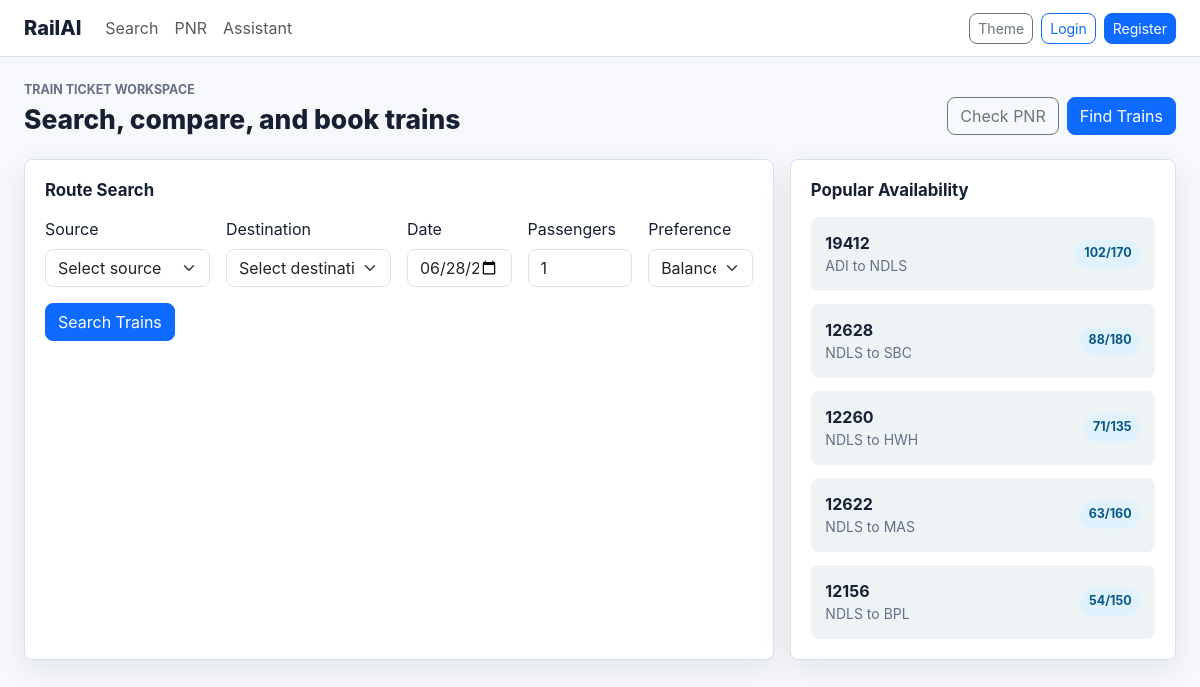
The page / on the database its author committed.
### app/models.py (models this page shows, shortened)
class Train(db.Model):
    __tablename__ = "trains"
    id = db.Column(db.Integer, primary_key=True)
    number = db.Column(db.String(20), unique=True, nullable=False, index=True)
    name = db.Column(db.String(160), nullable=False)
    source_station_id = db.Column(db.Integer, db.ForeignKey("stations.id"), nullable=False)
    destination_station_id = db.Column(db.Integer, db.ForeignKey("stations.id"), nullable=False)
    departure_time = db.Column(db.Time, nullable=False)
    arrival_time = db.Column(db.Time, nullable=False)
    duration_minutes = db.Column(db.Integer, nullable=False)
    fare = db.Column(db.Numeric(10, 2), nullable=False)
    seats_total = db.Column(db.Integer, nullable=False, default=120)
    seats_available = db.Column(db.Integer, nullable=False, default=120)
    runs_on = db.Column(db.String(80), nullable=False, default="Daily")
    status = db.Column(db.String(30), nullable=False, default="ACTIVE")
    created_at = db.Column(db.DateTime(timezone=True), default=utcnow, nullable=False)
    source_station = db.relationship(
        "Station",
        foreign_keys=[source_station_id],
        back_populates="departures",
    )
    destination_station = db.relationship(
        "Station",
        foreign_keys=[destination_station_id],
        back_populates="arrivals",
    )
    bookings = db.relationship("Booking", back_populates="train")
    availability_snapshots = db.relationship("AvailabilitySnapshot", back_populates="train")

class Station(db.Model):
    __tablename__ = "stations"
    id = db.Column(db.Integer, primary_key=True)
    code = db.Column(db.String(12), unique=True, nullable=False, index=True)
    name = db.Column(db.String(120), nullable=False)
    city = db.Column(db.String(120), nullable=False)
    departures = db.relationship(
        "Train",
        foreign_keys="Train.source_station_id",
        back_populates="source_station",
    )
    arrivals = db.relationship(
        "Train",
        foreign_keys="Train.destination_station_id",
        back_populates="destination_station",
    )

### app/routes.py (the view, shortened to what this page needs)
@main_bp.route("/")
def index():
    stations = Station.query.order_by(Station.city.asc(), Station.name.asc()).all()
    popular_trains = Train.query.filter_by(status="ACTIVE").order_by(Train.seats_available.desc()).limit(5).all()
    recent_bookings = []
    return render_template(
        "index.html",
        stations=stations,
        popular_trains=popular_trains,
        recent_bookings=recent_bookings,
    )

### app/routes.py (called while the page is built)
@main_bp.app_context_processor
def inject_common_values():
    return {"today_iso": date.today().isoformat()}

### app/templates/index.html (shortened to what this page needs)
{% extends "base.html" %}
{% block content %}
<section class="container-fluid px-3 px-lg-4 py-4">
    <div class="page-header">
        <div>
            <p class="eyebrow">Train ticket workspace</p>
            <h1>Search, compare, and book trains</h1>
        </div>
        <div class="header-actions">
            <a class="btn btn-outline-secondary" href="{{ url_for('main.pnr_status') }}">Check PNR</a>
            <a class="btn btn-primary" href="{{ url_for('main.search') }}">Find Trains</a>
        </div>
    </div>
    <div class="layout-grid mt-4">
        <section class="surface search-surface">
            <h2>Route Search</h2>
            <form class="row g-3" method="post" action="{{ url_for('main.search') }}">
                <div class="col-md-6 col-xl-3">
                    <label class="form-label" for="source_id">Source</label>
                    <select class="form-select" id="source_id" name="source_id" required>
                        <option value="">Select source</option>
                    </select>
                </div>
                <div class="col-md-6 col-xl-3">
                    <label class="form-label" for="destination_id">Destination</label>
                    <select class="form-select" id="destination_id" name="destination_id" required>
                        <option value="">Select destination</option>
                    </select>
                </div>
                <div class="col-sm-6 col-xl-2">
                    <label class="form-label" for="travel_date">Date</label>
                    <input class="form-control" id="travel_date" name="travel_date" type="date" min="{{ today_iso }}" value="{{ today_iso }}" required>
                </div>
                <div class="col-sm-6 col-xl-2">
                    <label class="form-label" for="passengers">Passengers</label>
                    <input class="form-control" id="passengers" name="passengers" type="number" min="1" max="6" value="1" required>
                </div>
                <div class="col-xl-2">
                    <label class="form-label" for="preference">Preference</label>
                    <select class="form-select" id="preference" name="preference">
                        <option value="balanced">Balanced</option>
                    </select>
                </div>
                <div class="col-12">
                    <button class="btn btn-primary" type="submit">Search Trains</button>
                </div>
            </form>
        </section>
        <aside class="surface">
            <h2>Popular Availability</h2>
            <div class="stack-list">
                {% for train in popular_trains %}
                    <a class="list-row" href="{{ url_for('main.search', source_id=train.source_station_id, destination_id=train.destination_station_id, travel_date=today_iso, passengers=1, preference='availability') }}">
                        <span>
                            <strong>{{ train.number }}</strong>
                            <small>{{ train.source_station.code }} to {{ train.destination_station.code }}</small>
                        </span>
                        <span class="availability-pill">{{ train.seats_available }}/{{ train.seats_total }}</span>
                    </a>
                {% endfor %}
            </div>
        </aside>
    </div>
</section>
{% endblock %}

### app/static/css/styles.css (style rules this page uses)
:root { --app-bg: #f6f8fb; --app-surface: #ffffff; --app-surface-alt: #eef4f6; --app-border: #d9e1e8; --app-text: #172033; --app-muted: #667085; --app-primary: #0f6bff; --app-primary-dark: #0a4fbd; --app-green: #15803d; --app-amber: #b45309; --app-red: #b42318; --app-radius: 8px; --app-shadow: 0 10px 30px rgba(15, 23, 42, 0.08); }
body { min-height: 100vh; background: var(--app-bg); color: var(--app-text); font-family: Inter, ui-sans-serif, system-ui, -apple-system, BlinkMacSystemFont, "Segoe UI", sans-serif; }
a { text-decoration: none; }
h1, h2, h3, p { overflow-wrap: anywhere; }
.page-header { display: flex; align-items: flex-end; justify-content: space-between; gap: 1rem; }
.page-header h1 { margin: 0; font-size: clamp(1.65rem, 2vw, 2.15rem); font-weight: 800; }
.eyebrow { margin: 0 0 0.25rem; color: var(--app-muted); font-size: 0.78rem; font-weight: 700; text-transform: uppercase; }
.header-actions { display: flex; flex-wrap: wrap; gap: 0.5rem; justify-content: flex-end; }
.surface, .metric-card, .result-card { background: var(--app-surface); border: 1px solid var(--app-border); border-radius: var(--app-radius); box-shadow: var(--app-shadow); }
.surface { padding: 1.25rem; }
.surface h2 { margin: 0 0 1rem; font-size: 1.05rem; font-weight: 750; }
.layout-grid { display: grid; grid-template-columns: minmax(0, 1.65fr) minmax(300px, 0.85fr); gap: 1rem; align-items: start; }
.search-surface { min-height: 100%; }
.stack-list, .stack-form { display: grid; gap: 0.8rem; }
.list-row { display: flex; align-items: center; justify-content: space-between; gap: 1rem; padding: 0.85rem; color: var(--app-text); background: var(--app-surface-alt); border: 1px solid transparent; border-radius: var(--app-radius); }
.list-row span { min-width: 0; }
.list-row strong, .list-row small { display: block; }
.list-row small, .route-line, .result-footer p, .summary-list dt, .timeline span { color: var(--app-muted); }
.availability-pill, .status { display: inline-flex; align-items: center; justify-content: center; min-height: 1.75rem; padding: 0.2rem 0.55rem; border-radius: 999px; font-size: 0.78rem; font-weight: 750; white-space: nowrap; }
.availability-pill { color: #075985; background: #e0f2fe; }
.btn-primary { --bs-btn-bg: var(--app-primary); --bs-btn-border-color: var(--app-primary); --bs-btn-hover-bg: var(--app-primary-dark); --bs-btn-hover-border-color: var(--app-primary-dark); }
.form-control, .form-select, .btn { border-radius: var(--app-radius); }

### rows shown on the page
Train: number "19412", source_station.code "ADI", destination_station.code "NDLS", seats_available "102", seats_total "170"
Train: number "12628", source_station.code "NDLS", destination_station.code "SBC", seats_available "88", seats_total "180"
Train: number "12260", source_station.code "NDLS", destination_station.code "HWH", seats_available "71", seats_total "135"
Train: number "12622", source_station.code "NDLS", destination_station.code "MAS", seats_available "63", seats_total "160"
Train: number "12156", source_station.code "NDLS", destination_station.code "BPL", seats_available "54", seats_total "150"
